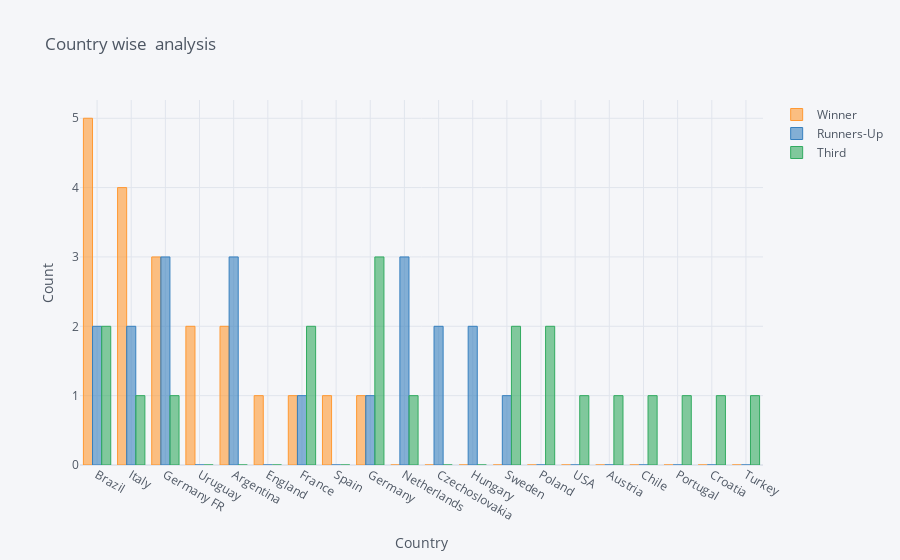

Notebook code cell kept with this figure:
### Code cell
# Insight 2 : A complete depection of number of world cups won, first runner-up, and second runner-up positions by various participating teams

teams.iplot(kind='bar',yTitle='Count',title='Country wise  analysis',xTitle='Country')

### Figure 1 — Plotly figure (JSON) as saved in the notebook; plotly's stock layout.template omitted (floating-point values rounded to 4 significant figures)
{"data": [{"marker": {"color": "rgba(255, 153, 51, 0.6)", "line": {"color": "rgba(255, 153, 51, 1.0)", "width": 1}}, "name": "Winner", "orientation": "v", "text": "", "type": "bar", "x": ["Brazil", "Italy", "Germany FR", "Uruguay", "Argentina", "England", "France", "Spain", "Germany", "Netherlands", "Czechoslovakia", "Hungary", "Sweden", "Poland", "USA", "Austria", "Chile", "Portugal", "Croatia", "Turkey"], "y": [5, 4, 3, 2, 2, 1, 1, 1, 1, 0, 0, 0, 0, 0, 0, 0, 0, 0, 0, 0]}, {"marker": {"color": "rgba(55, 128, 191, 0.6)", "line": {"color": "rgba(55, 128, 191, 1.0)", "width": 1}}, "name": "Runners-Up", "orientation": "v", "text": "", "type": "bar", "x": ["Brazil", "Italy", "Germany FR", "Uruguay", "Argentina", "England", "France", "Spain", "Germany", "Netherlands", "Czechoslovakia", "Hungary", "Sweden", "Poland", "USA", "Austria", "Chile", "Portugal", "Croatia", "Turkey"], "y": [2, 2, 3, 0, 3, 0, 1, 0, 1, 3, 2, 2, 1, 0, 0, 0, 0, 0, 0, 0]}, {"marker": {"color": "rgba(50, 171, 96, 0.6)", "line": {"color": "rgba(50, 171, 96, 1.0)", "width": 1}}, "name": "Third", "orientation": "v", "text": "", "type": "bar", "x": ["Brazil", "Italy", "Germany FR", "Uruguay", "Argentina", "England", "France", "Spain", "Germany", "Netherlands", "Czechoslovakia", "Hungary", "Sweden", "Poland", "USA", "Austria", "Chile", "Portugal", "Croatia", "Turkey"], "y": [2, 1, 1, 0, 0, 0, 2, 0, 3, 1, 0, 0, 2, 2, 1, 1, 1, 1, 1, 1]}], "layout": {"legend": {"bgcolor": "#F5F6F9", "font": {"color": "#4D5663"}}, "paper_bgcolor": "#F5F6F9", "plot_bgcolor": "#F5F6F9", "title": {"font": {"color": "#4D5663"}, "text": "Country wise  analysis"}, "xaxis": {"gridcolor": "#E1E5ED", "showgrid": true, "tickfont": {"color": "#4D5663"}, "title": {"font": {"color": "#4D5663"}, "text": "Country"}, "zerolinecolor": "#E1E5ED"}, "yaxis": {"gridcolor": "#E1E5ED", "showgrid": true, "tickfont": {"color": "#4D5663"}, "title": {"font": {"color": "#4D5663"}, "text": "Count"}, "zerolinecolor": "#E1E5ED"}}}
